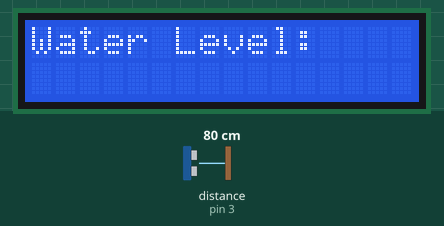
Recording of a sketch running on a simulated Arduino Uno, built with avr-gcc and run on an emulated ATmega328P. On the bench: 16×2 character LCD. Wiring (inferred from the names in the program): ultrasonic range finder: trigger pin 7; echo pin 3. The inputs (shaded band) are chosen by the test bench; at power-on: distance to the obstacle (sensor on pin 3) 80 cm. The echo pulse lasts 58.3 µs per cm.

Above: at 0.42 s.

The sketch:

ULTRASONIC_CODE.ino
```cpp
#include <LiquidCrystal.h>
const int echo = 3, Trig = 7;
long duration=0, cm=0;
long WaterLevel=0;
// include the library code:


// initialize the library with the numbers of the interface pins
LiquidCrystal lcd(8,9,10,11,12,13);

void setup() {
  lcd.begin(16, 2);

// initialize serial communication:
Serial.begin(9600);
pinMode(Trig, OUTPUT);
pinMode(echo, INPUT);

}
void loop()
{
// establish variables for duration of the ping,
// and the distance result in inches and centimeters:

// The PING))) is triggered by a HIGH pulse of 10 microseconds.
// Give a short LOW pulse beforehand to ensure a clean HIGH pulse:
digitalWrite(Trig, LOW);
delayMicroseconds(2);
digitalWrite(Trig, HIGH);
delayMicroseconds(10);
digitalWrite(Trig, LOW);
// The echo pin is used to read the signal from the PING))): a HIGH
// pulse whose duration is the time (in microseconds) from the sending
// of the ping to the reception of its echo off of an object.
duration = pulseIn(echo, HIGH);
// convert the time into a distance
cm = microsecondsToCentimeters(duration);

//Serial.println(cm);
cm=cm-22;
if(cm<0)
cm=0;
//Serial.println(cm);
delay(200);
WaterLevel=1013-((3.14*55*55*cm)/1000);
lcd.setCursor(0,0);
lcd.print("Water Level: ");
delay(300);
lcd.setCursor(0, 1);
lcd.print(WaterLevel);
lcd.print("  Liters ");
delay(50000);
WaterLevel=0;
cm=0;
duration=0;
}
long microsecondsToCentimeters(long microseconds)
{
// The speed of sound is 340 m/s or 29 microseconds per centimeter.
// The ping travels out and back, so to find the distance of the
// object we take half of the distance travelled.
return microseconds / 29 / 2;
}
```
